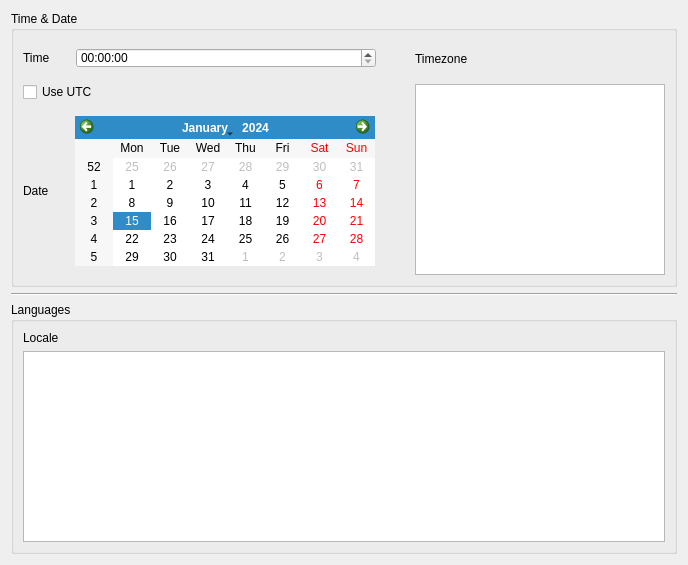
<?xml version="1.0" encoding="UTF-8"?>
<ui version="4.0">
 <class>timePage</class>
 <widget class="QWidget" name="timePage">
  <property name="geometry">
   <rect>
    <x>0</x>
    <y>0</y>
    <width>688</width>
    <height>565</height>
   </rect>
  </property>
  <property name="windowTitle">
   <string>Form</string>
  </property>
  <layout class="QVBoxLayout" name="verticalLayout_3">
   <item>
    <widget class="QGroupBox" name="groupBox">
     <property name="sizePolicy">
      <sizepolicy hsizetype="Preferred" vsizetype="Preferred">
       <horstretch>0</horstretch>
       <verstretch>0</verstretch>
      </sizepolicy>
     </property>
     <property name="maximumSize">
      <size>
       <width>16777215</width>
       <height>16777215</height>
      </size>
     </property>
     <property name="title">
      <string>Time &amp;&amp; Date</string>
     </property>
     <layout class="QHBoxLayout" name="horizontalLayout_5">
      <item>
       <layout class="QVBoxLayout" name="verticalLayout_4">
        <item>
         <layout class="QHBoxLayout" name="horizontalLayout_3">
          <item>
           <widget class="QLabel" name="label_3">
            <property name="sizePolicy">
             <sizepolicy hsizetype="Fixed" vsizetype="Fixed">
              <horstretch>0</horstretch>
              <verstretch>0</verstretch>
             </sizepolicy>
            </property>
            <property name="text">
             <string>Time</string>
            </property>
           </widget>
          </item>
          <item>
           <spacer name="horizontalSpacer_2">
            <property name="orientation">
             <enum>Qt::Horizontal</enum>
            </property>
            <property name="sizeType">
             <enum>QSizePolicy::Fixed</enum>
            </property>
            <property name="sizeHint" stdset="0">
             <size>
              <width>20</width>
              <height>20</height>
             </size>
            </property>
           </spacer>
          </item>
          <item>
           <widget class="QTimeEdit" name="timeEdit">
            <property name="sizePolicy">
             <sizepolicy hsizetype="Maximum" vsizetype="Maximum">
              <horstretch>0</horstretch>
              <verstretch>0</verstretch>
             </sizepolicy>
            </property>
            <property name="minimumSize">
             <size>
              <width>300</width>
              <height>10</height>
             </size>
            </property>
            <property name="maximumSize">
             <size>
              <width>300</width>
              <height>20</height>
             </size>
            </property>
           </widget>
          </item>
          <item>
           <spacer name="horizontalSpacer_4">
            <property name="orientation">
             <enum>Qt::Horizontal</enum>
            </property>
            <property name="sizeType">
             <enum>QSizePolicy::Expanding</enum>
            </property>
            <property name="sizeHint" stdset="0">
             <size>
              <width>40</width>
              <height>20</height>
             </size>
            </property>
           </spacer>
          </item>
         </layout>
        </item>
        <item>
         <layout class="QHBoxLayout" name="horizontalLayout_6">
          <item>
           <widget class="QCheckBox" name="UTCCheckBox">
            <property name="text">
             <string>Use UTC</string>
            </property>
           </widget>
          </item>
          <item>
           <spacer name="horizontalSpacer_5">
            <property name="orientation">
             <enum>Qt::Horizontal</enum>
            </property>
            <property name="sizeType">
             <enum>QSizePolicy::Expanding</enum>
            </property>
            <property name="sizeHint" stdset="0">
             <size>
              <width>40</width>
              <height>20</height>
             </size>
            </property>
           </spacer>
          </item>
         </layout>
        </item>
        <item>
         <layout class="QHBoxLayout" name="horizontalLayout_2">
          <item>
           <widget class="QLabel" name="label_4">
            <property name="sizePolicy">
             <sizepolicy hsizetype="Fixed" vsizetype="Fixed">
              <horstretch>0</horstretch>
              <verstretch>0</verstretch>
             </sizepolicy>
            </property>
            <property name="text">
             <string>Date</string>
            </property>
           </widget>
          </item>
          <item>
           <spacer name="horizontalSpacer">
            <property name="orientation">
             <enum>Qt::Horizontal</enum>
            </property>
            <property name="sizeType">
             <enum>QSizePolicy::Fixed</enum>
            </property>
            <property name="sizeHint" stdset="0">
             <size>
              <width>20</width>
              <height>20</height>
             </size>
            </property>
           </spacer>
          </item>
          <item>
           <widget class="QCalendarWidget" name="calendarWidget">
            <property name="enabled">
             <bool>true</bool>
            </property>
            <property name="sizePolicy">
             <sizepolicy hsizetype="Maximum" vsizetype="Maximum">
              <horstretch>0</horstretch>
              <verstretch>0</verstretch>
             </sizepolicy>
            </property>
            <property name="minimumSize">
             <size>
              <width>300</width>
              <height>0</height>
             </size>
            </property>
            <property name="maximumSize">
             <size>
              <width>300</width>
              <height>150</height>
             </size>
            </property>
           </widget>
          </item>
          <item>
           <spacer name="horizontalSpacer_3">
            <property name="orientation">
             <enum>Qt::Horizontal</enum>
            </property>
            <property name="sizeType">
             <enum>QSizePolicy::Expanding</enum>
            </property>
            <property name="sizeHint" stdset="0">
             <size>
              <width>40</width>
              <height>20</height>
             </size>
            </property>
           </spacer>
          </item>
         </layout>
        </item>
       </layout>
      </item>
      <item>
       <layout class="QVBoxLayout" name="verticalLayout_5">
        <item>
         <layout class="QHBoxLayout" name="horizontalLayout_4">
          <item>
           <widget class="QLabel" name="label_5">
            <property name="text">
             <string>Timezone</string>
            </property>
           </widget>
          </item>
          <item>
           <spacer name="horizontalSpacer_6">
            <property name="orientation">
             <enum>Qt::Horizontal</enum>
            </property>
            <property name="sizeType">
             <enum>QSizePolicy::Preferred</enum>
            </property>
            <property name="sizeHint" stdset="0">
             <size>
              <width>17</width>
              <height>38</height>
             </size>
            </property>
           </spacer>
          </item>
         </layout>
        </item>
        <item>
         <widget class="QListWidget" name="timeZoneListWidget"/>
        </item>
       </layout>
      </item>
     </layout>
    </widget>
   </item>
   <item>
    <widget class="Line" name="line">
     <property name="orientation">
      <enum>Qt::Horizontal</enum>
     </property>
    </widget>
   </item>
   <item>
    <widget class="QGroupBox" name="groupBox_2">
     <property name="title">
      <string>Languages</string>
     </property>
     <layout class="QHBoxLayout" name="horizontalLayout">
      <item>
       <layout class="QVBoxLayout" name="verticalLayout_2">
        <item>
         <widget class="QLabel" name="label_2">
          <property name="text">
           <string>Locale</string>
          </property>
         </widget>
        </item>
        <item>
         <widget class="QListWidget" name="localeListWidget"/>
        </item>
       </layout>
      </item>
     </layout>
    </widget>
   </item>
  </layout>
 </widget>
 <resources/>
 <connections/>
</ui>
